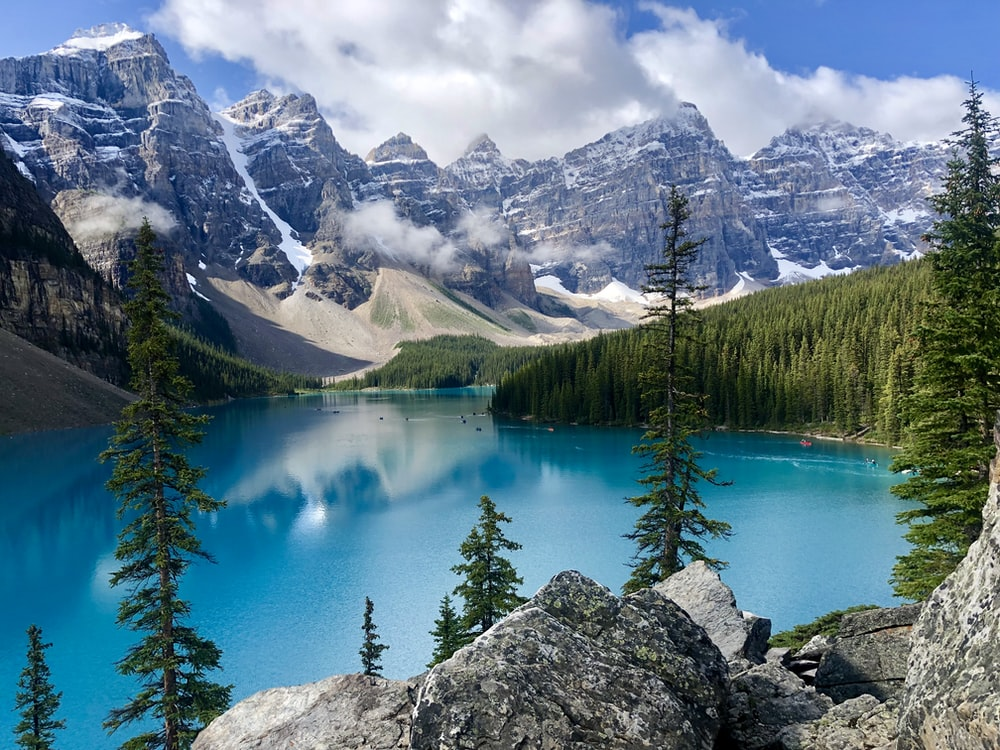
%> input picture Lab2/nature.jpg, 1000 x 750 px
$ octave lab2.m   (GNU Octave 9; MATLAB toolbox functions it lacks are replaced by stand-ins)
%> lines starting %> are read from the running program, lines starting %| are printed output that depends on the picture
Img1 = imread('nature.jpg');
%> Img1 is the input picture: size 750x1000x3 uint8; mean R, G, B 95.3, 120.7, 134.7

r = Img1(:,:,1);
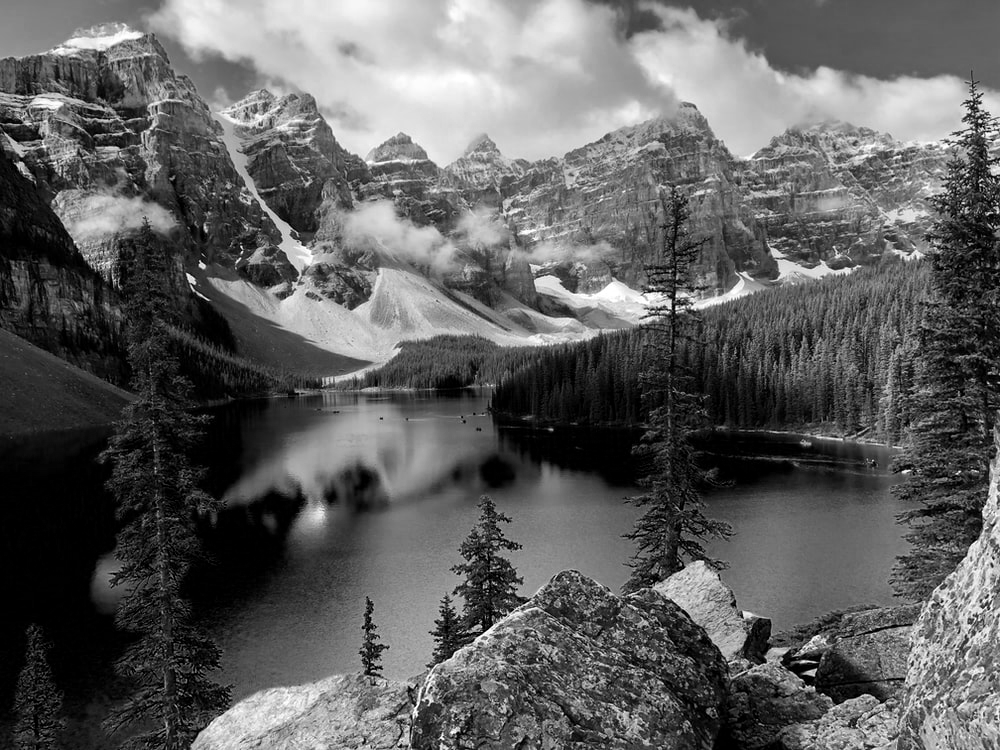
%> r: size 750x1000 uint8; min 0, max 255, mean 95.3
g = Img1(:,:,2);
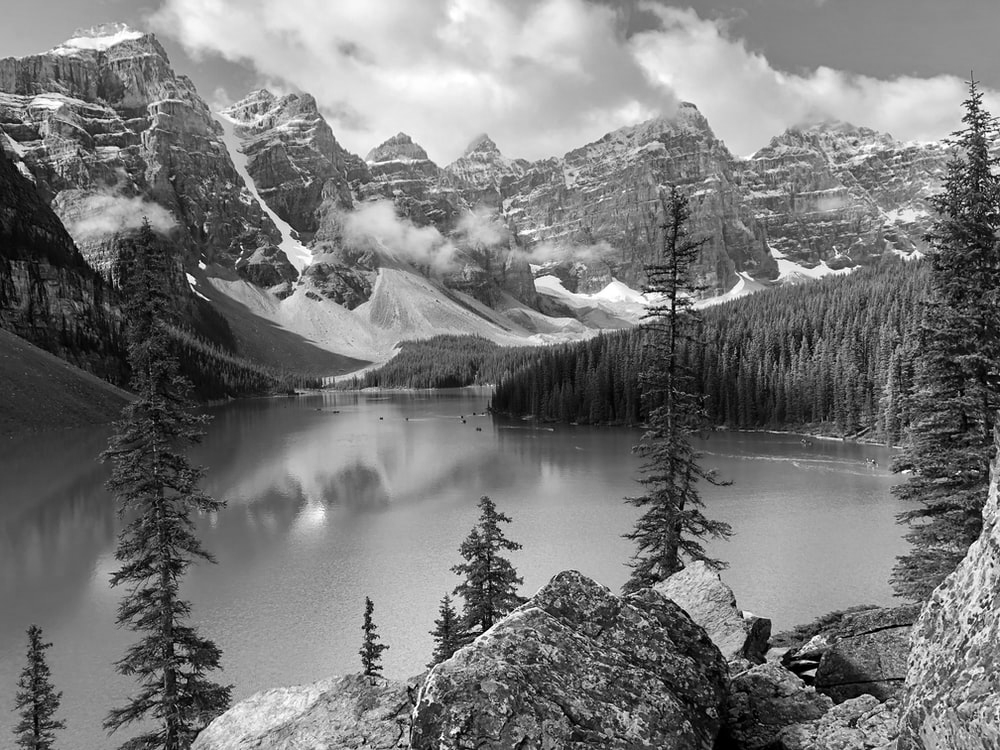
%> g: size 750x1000 uint8; min 0, max 255, mean 120.7
b = Img1(:,:,3);
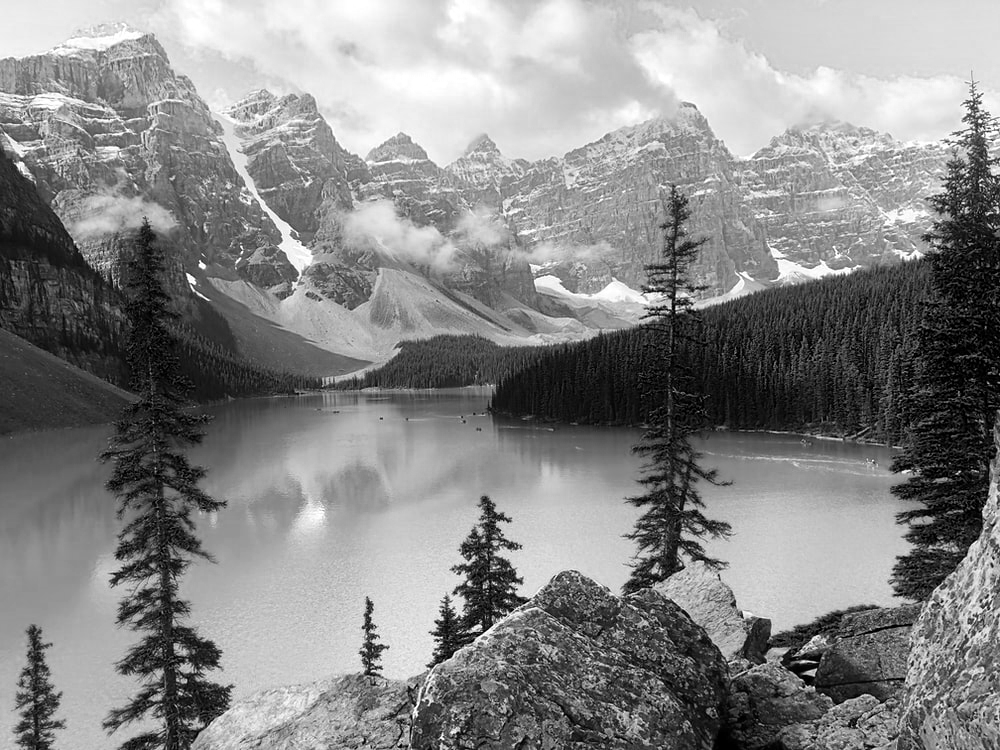
%> b: size 750x1000 uint8; min 0, max 255, mean 134.7
Img1 = uint8(double(r/3)+double(g/3)+double(b/3));
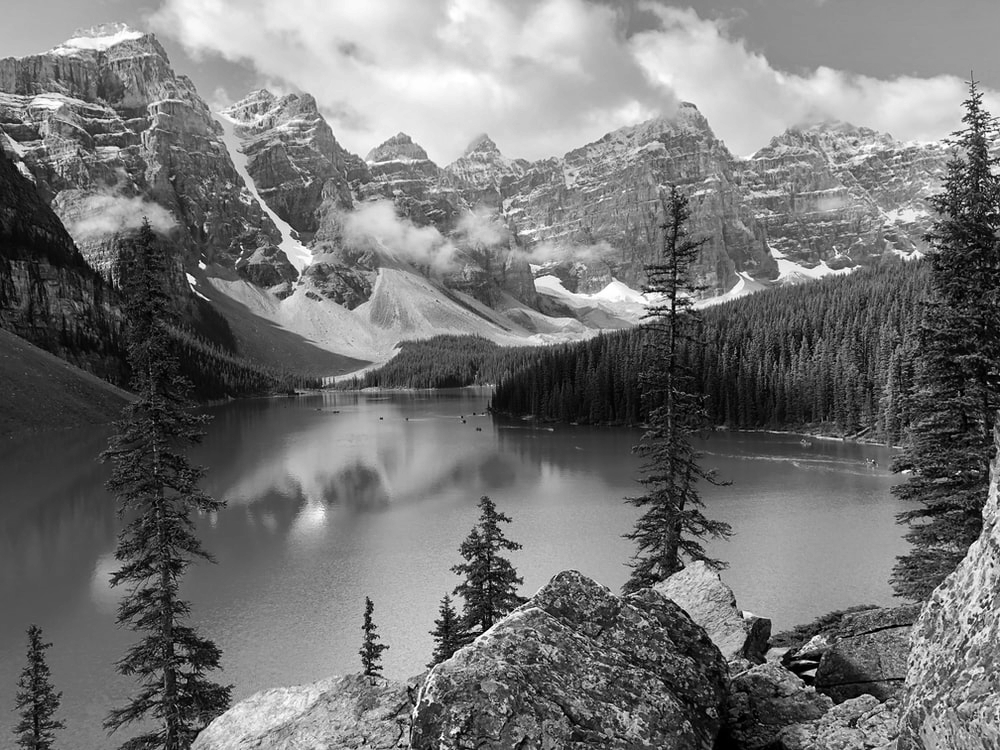
%> Img1: size 750x1000 uint8; min 0, max 255, mean 116.9

s = size(Img1);
%> s = [750 1000]
Img2 = Img1;

for i = 166:498
    for j= 400:900
        Img2(i,j)=0;
    end
end
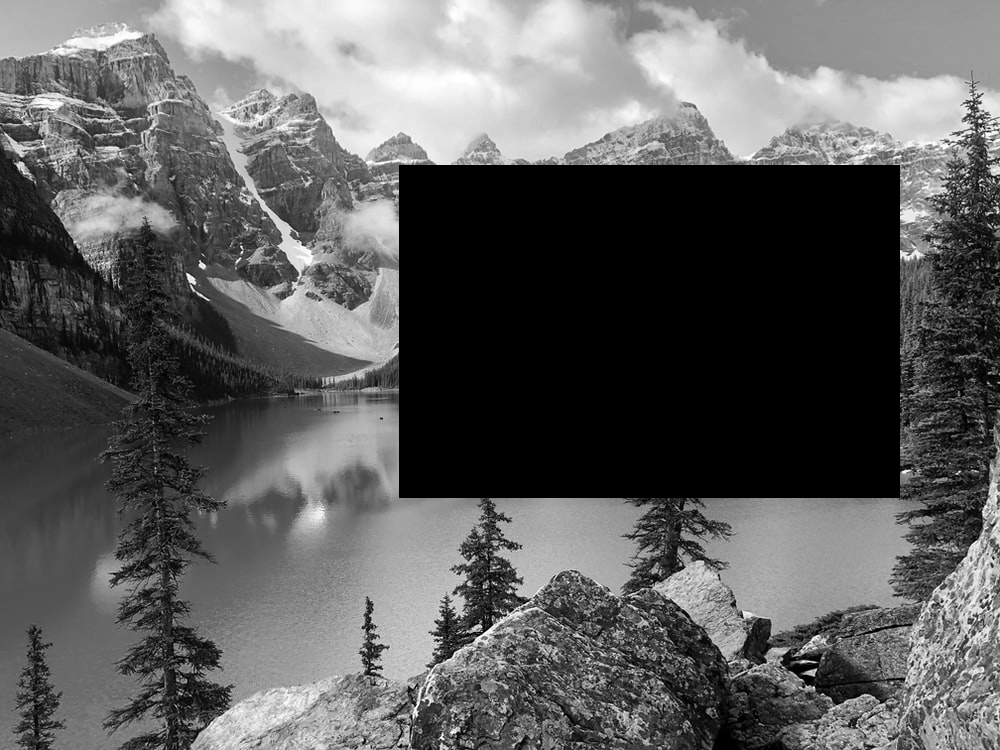
%> Img2: size 750x1000 uint8; min 0, max 255, mean 94.6

Img3 = Img1 - Img2;
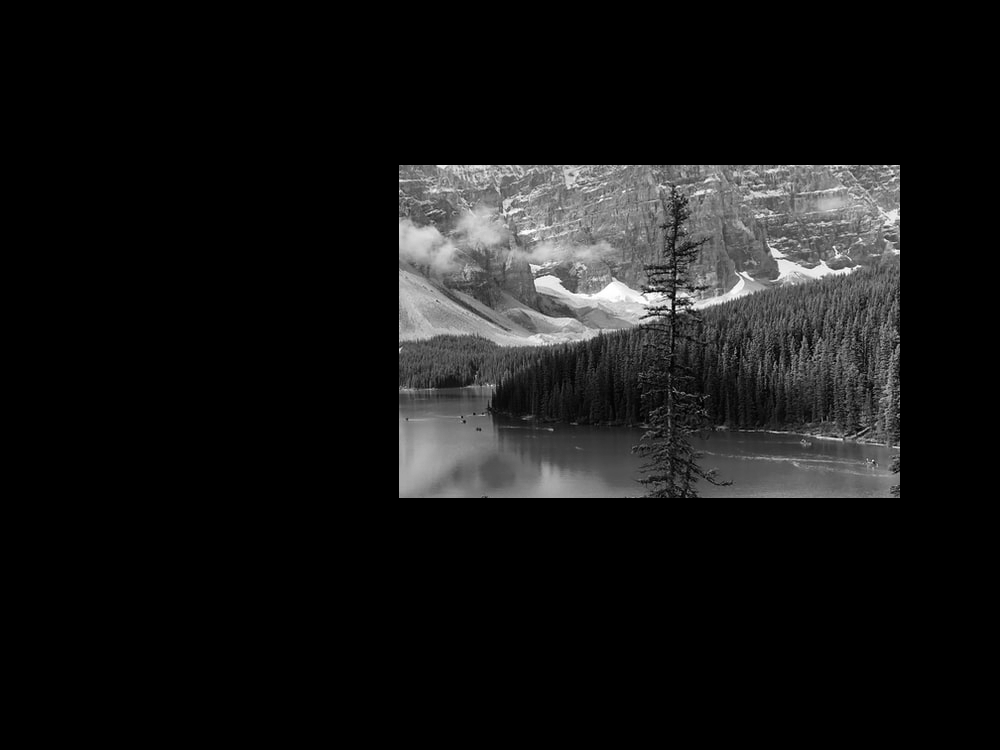
%> Img3: size 750x1000 uint8; min 0, max 255, mean 22.3

subplot(3,1,1), imshow(Img1); title('Original Gray Scale Image - Image1')
subplot(3,1,2), imshow(Img2); title('Gray Scale with some zero intensity pixels - Image2')
subplot(3,1,3), imshow(Img3); title('Image3 = Image1 - Image2')
